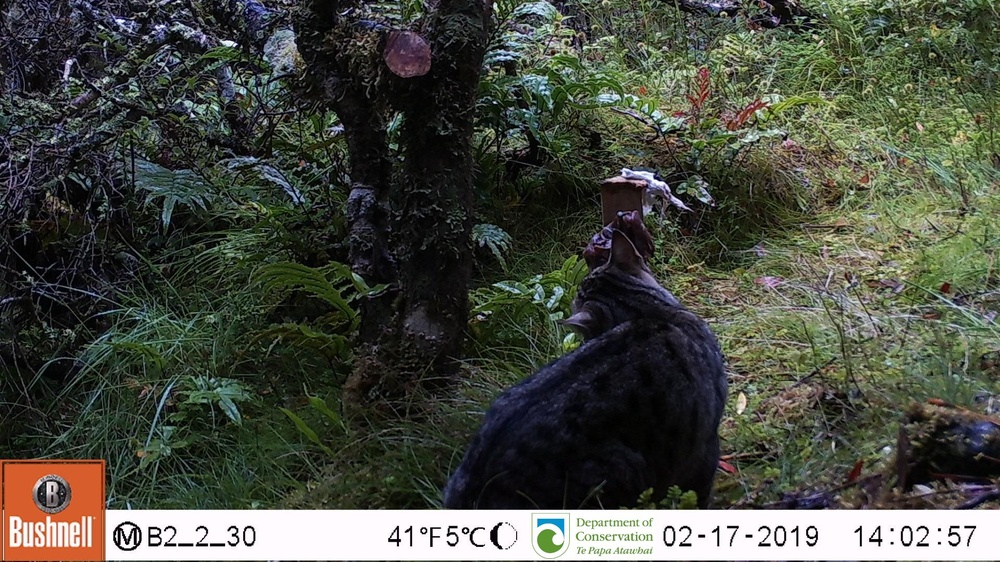
#> input picture data/raw/DOC_AucklandIsland/Auckland Island summer trial 2019/cat/ignore/20190801_g7RF_AucklandIsland_C1_6_45_SD125_20190220_02170274_20190217140257.JPG, 1000 x 562 px, shrunk from 1920 x 1080 before the run, given in place of land__C2_1_14_SD56_20190227_02240028_20190224034315_2327.JPG, which was not available
$ jupyter execute --allow-errors blur_analysis.ipynb   (text cells are left out)
#> lines starting #> are read from the running program, lines starting #| are printed output that depends on the picture
[cell 1]
img_path = '/Users/fmb/GitHub/764WildlifeReID/megadescriptor/data/images/size-256/FeralCatsAkl_maxim/20190801_YkbM_AucklandIsland__C2_1_14_SD56_20190227_02240028_20190224034315_2327.JPG'

[cell 2]
import imquality
import skimage

print("imquality version:", imquality.__version__)
print("scikit-image version:", skimage.__version__)

[cell 3]
import cv2
print(cv2.__version__)
print("Quality module available:", hasattr(cv2, 'quality'))

[cell 4]
import cv2

# Print OpenCV version
print(f"OpenCV Version: {cv2.__version__}")

# Check if 'quality' module is available
if hasattr(cv2, 'quality'):
    print("cv2.quality module is available.")
    # List available attributes in cv2.quality
    print("Available attributes in cv2.quality:", dir(cv2.quality))
    # Check for QualityNIQE_create and QualityPIQE_create
    if hasattr(cv2.quality, 'QualityNIQE_create'):
        print("QualityNIQE_create is available.")
    else:
        print("QualityNIQE_create is NOT available.")

    if hasattr(cv2.quality, 'QualityPIQE_create'):
        print("QualityPIQE_create is available.")
    else:
        print("QualityPIQE_create is NOT available.")
else:
    print("cv2.quality module is NOT available.")

[cell 5]
import cv2
import warnings
import numpy as np
from pathlib import Path
from PIL import Image
import pandas as pd
import matplotlib.pyplot as plt
import seaborn as sns
from skimage.color import rgb2gray
from imquality import brisque
from imageio import imread
from PIL import ImageFile
ImageFile.LOAD_TRUNCATED_IMAGES = True

[cell 6]
# Suppress warnings
warnings.filterwarnings("ignore", category=FutureWarning, module='skimage.color')

[cell 7]
def load_image_as_rgb(image_path):
    """Load image and ensure it's in RGB format."""
    image_pil = Image.open(image_path)
#> image_pil is the input picture: PIL image 1000x562 RGB; mean R, G, B 72.4, 75.4, 65.9
    if image_pil.mode != 'RGB':
        image_pil = image_pil.convert('RGB')
    return np.array(image_pil)

def convert_to_grayscale(image):
    """Convert image to grayscale if it's not already."""
    if image.ndim == 3 and image.shape[2] == 3:
        return rgb2gray(image)
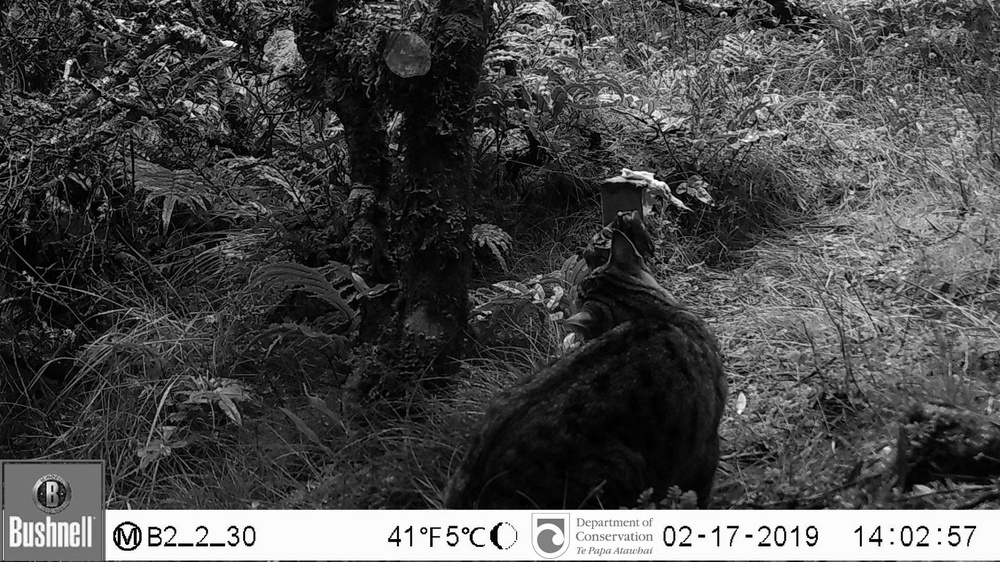
#> returned value: shape (562, 1000) float64; min 0, max 1, mean 0.29
    elif image.ndim == 2:
        return image
    else:
        raise ValueError("Unsupported image format!")

[cell 8]
def calculate_metrics(image_path, retry_on_error=True):
    """
    Calculate BRISQUE scores for a single image with error handling.
    Lower scores indicate better quality for all metrics.

    Parameters:
        image_path (str or Path): Path to the image file.
        retry_on_error (bool): Whether to retry in case of errors during NIQE/PIQE computation.

    Returns:
        dict: A dictionary containing the image name and its quality metrics.
    """
    metrics = {'image': Path(image_path).name}

    # Calculate BRISQUE
    try:
        image_rgb = load_image_as_rgb(image_path)
        image_gray = convert_to_grayscale(image_rgb)
        metrics['brisque'] = brisque.score(image_gray)
    except Exception as e:
        metrics['brisque'] = None
        print(f"BRISQUE calculation failed for {image_path}: {e}")

    return metrics

[cell 9]
calculate_metrics(img_path)
#> (the call stopped at in calculate_metrics, `metrics['brisque'] = brisque.score(image_gray)`: imquality is not available in this run)

[cell 10]
def process_collection(directory_path, collection_name, handle_none='drop'):
    """Process all images in a directory and return metrics as DataFrame."""
    image_files = [f for f in directory_path.iterdir() if (f.is_file() and f.suffix == '.JPG')]

    if not image_files:
        raise ValueError(f"No supported image files found in {directory_path}")

    results = []
    failed_images = []

    for img_path in image_files:
        metrics = calculate_metrics(img_path)
        if metrics is not None:
            metrics['collection'] = collection_name
            results.append(metrics)
        else:
            failed_images.append(str(img_path))

    if not results:
        raise ValueError("No images were successfully processed")

    df = pd.DataFrame(results)

    # Handle None values based on specified method
    metrics_columns = ['brisque', 'niqe', 'piqe']
    if handle_none == 'drop':
        df = df.dropna(subset=metrics_columns)
    elif handle_none == 'fill_mean':
        for col in metrics_columns:
            df[col] = df[col].fillna(df[col].mean())
    elif handle_none == 'fill_zero':
        df[df[metrics_columns]] = df[metrics_columns].fillna(0)
    # If handle_none == 'keep', do nothing

    # Report on failed calculations
    total_images = len(image_files)
    successful_images = len(df)
    print(f"\nProcessing Summary for {collection_name}:")
    print(f"Total images: {total_images}")
    print(f"Successfully processed: {successful_images}")
    print(f"Failed: {total_images - successful_images}")

    if failed_images:
        print("\nFailed images:")
        for img in failed_images:
            print(f"- {img}")

    return df

[cell 11]
def analyze_collections(collections_dict, handle_none='keep'):
    """
    Analyze multiple collections with specified None handling method.

    Args:
        collections_dict: Dictionary mapping collection names to paths
        handle_none: How to handle None values ('drop', 'fill_mean', 'fill_zero', or 'keep')
    """
    all_results = pd.DataFrame()

    for name, path in collections_dict.items():
        print(f"\nProcessing {name}...")
        # try:
        df = process_collection(path, name, handle_none)
        all_results = pd.concat([all_results, df], ignore_index=True)
        # except Exception as e:
        # print(f"Error processing collection {name}: {e}")

    print(">> Analysis Done")
    return all_results

[cell 12]
# [43 lines left out: function visualize_collections_comparison, not called in this run]

[cell 13]
images_root = Path('../data/images/size-256')

collections = {
    'FeralCatsAkl_maxim': images_root/'FeralCatsAkl_maxim',
    'FeralCatsAkl_HIDiff': images_root/'FeralCatsAkl_HIDiff',
    'FeralCatsAkl_SRMNet': images_root/'FeralCatsAkl_SRMNet',
}

#> (a cell that did not finish here is left out)

#> (a cell that did not finish here is left out)

#> (a cell that did not finish here is left out)

[cell 17]
fca_base_dir = images_root/'fca_base'
base_collection = {
    'cat-eat': fca_base_dir / 'cat-eat',
    'cat-ignore':fca_base_dir / 'cat-ignore',
    'cat-interact':fca_base_dir /'cat-interact',
    'collared-eat':fca_base_dir /'collared-eat',
    'collared-ignore':fca_base_dir /'collared-ignore',
    'collared-interact':fca_base_dir /'collared-interact',
}

#> (a cell that did not finish here is left out)


#> (a cell that did not finish here is left out)

#> (a cell that did not finish here is left out)

#> (a cell that did not finish here is left out)

#> (a cell that did not finish here is left out)

[cell 23]
import numpy as np
from imquality import brisque
from imageio import imread
from PIL import Image

def load_image_as_rgb(image_path):
    image_pil = Image.open(image_path)
    if image_pil.mode != 'RGB':
        image_pil = image_pil.convert('RGB')
    return np.array(image_pil)

# Path to your image
image_path = 'path_to_your_image.jpg'

# Load image
image_rgb = load_image_as_rgb(img_path)

# Check shape
print("Image shape:", image_rgb.shape)  # Should be (height, width, 3)
#| Image shape: (562, 1000, 3)

# Compute BRISQUE score
#> (the rest of this cell did not finish here and is left out)

#> (a cell that did not finish here is left out)

#> (a cell that did not finish here is left out)

[cell 26]
import numpy as np
from imquality import brisque
from imageio import imread
from PIL import Image

def load_image_as_rgb(image_path):
    image_pil = Image.open(image_path)
    if image_pil.mode != 'RGB':
        image_pil = image_pil.convert('RGB')
    return np.array(image_pil)

# Path to your image
image_path = 'path_to_your_image.jpg'

# Load image
image_rgb = load_image_as_rgb(img_path)

# Check shape
print("Image shape:", image_rgb.shape)  # Should be (height, width, 3)
#| Image shape: (562, 1000, 3)

$ run again, on data/formatted_datasets/FeralCatsAkl_HIDiff/20190801_4v26_AucklandIsland_A1_2_3_SD98_20190220_100EK113_02100301_20190210172925.JPG
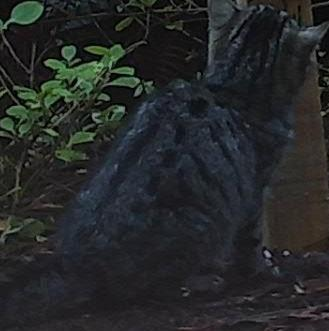
#> input picture data/formatted_datasets/FeralCatsAkl_HIDiff/20190801_4v26_AucklandIsland_A1_2_3_SD98_20190220_100EK113_02100301_20190210172925.JPG, 329 x 331 px, given in place of land__C2_1_14_SD56_20190227_02240028_20190224034315_2327.JPG, which was not available
#> in load_image_as_rgb, image_pil is the input picture: PIL image 329x331 RGB; mean R, G, B 37.6, 40.1, 40.6
#> in convert_to_grayscale, `return rgb2gray(image)`:
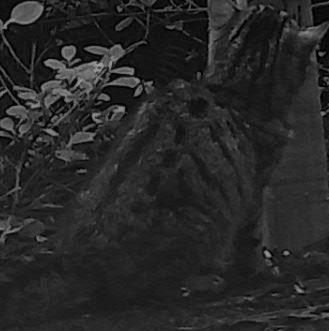
#> returned value: shape (331, 329) float64; min 0, max 0.65, mean 0.155
#| Image shape: (331, 329, 3)
#| Image shape: (331, 329, 3)
